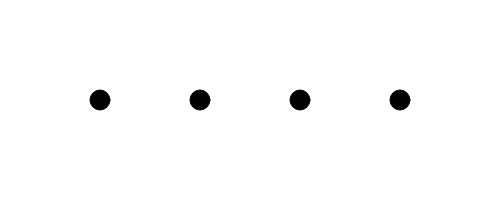
Frame 1 (no input)
Frame 60 (no input): identical to frame 1, image omitted
Frame 120 (the mouse pressed at the canvas centre since frame 60): identical to frame 1, image omitted

The p5.js sketch that drew this single still picture (run headless with seeded random() and noise() and a simulated clock; from frame 60 on, the mouse is pressed at the canvas centre):

// p5.js sketch
// ── sketch.js


function Point(x,y){
  this.x = x;
  this.y = y;
}

var koordinaten = [new Point(100,100),new Point(200,100),new Point(300,100),new Point(400,100)];


function setup() {
  createCanvas(500,200);
  background(255);
  fill(0)
  for(var i = 0; i < koordinaten.length; i++){
    ellipse(koordinaten[i].x,koordinaten[i].y, 20, 20);
  }
}

function draw() {
  
}
